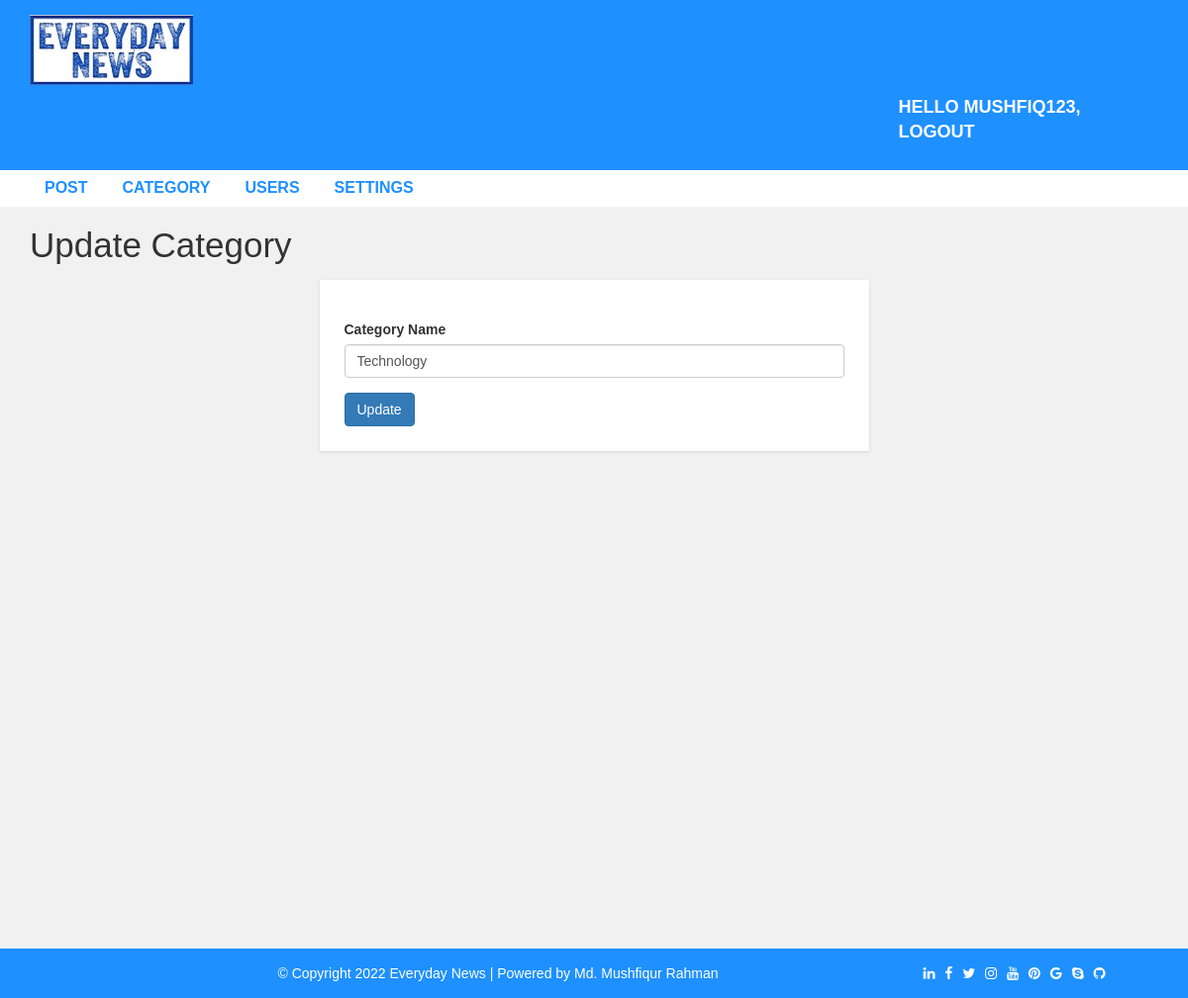
The app's page /admin/update-category.php?id=16 (signed in) with its own data.
### tables this page shows
CREATE TABLE `settings` (
  `websitename` varchar(60) NOT NULL,
  `logo` varchar(60) NOT NULL,
  `footerdesc` varchar(255) NOT NULL
);

CREATE TABLE `category` (
  `category_id` int(11) NOT NULL,
  `category_name` varchar(100) NOT NULL,
  `post` int(11) NOT NULL DEFAULT 0
);

### admin/update-category.php (the view, shortened to what this page needs)
<?php include "header.php";
?>
  <div id="admin-content">
      <div class="container">
          <div class="row">
              <div class="col-md-12">
                  <h1 class="admin-heading"> Update Category</h1>
              </div>
              <div class="col-md-offset-3 col-md-6">
              <?php
              include 'config.php';
              $category_id = $_GET['id'];
              $sql = "SELECT * FROM category WHERE category_id = {$category_id}";
              $result = mysqli_query($conn, $sql) or die("Connection Failed");
              if (mysqli_num_rows($result) > 0) {
                while ($row = mysqli_fetch_assoc($result)) {
               ?>
                  <form action="<?php $_SERVER['PHP_SELF'];?>" method ="POST">
                      <div class="form-group">
                          <label>Category Name</label>
                          <input type="text" name="cat_name" class="form-control" value="<?php echo $row['category_name']; ?>"  placeholder="" required>
                      </div>
                      <input type="submit" name="submit" class="btn btn-primary" value="Update" required />
                  </form>
                <?php
              }
                }
                 ?>
                </div>
              </div>
            </div>
          </div>
<?php include "footer.php"; ?>

### admin/header.php (shortened to what this page needs)
<!DOCTYPE html>
<html lang="en">
<head>
  <link rel="stylesheet" href="../css/bootstrap.min.css" />
  <link rel="stylesheet" href="../css/font-awesome.css">
  <link rel="stylesheet" href="../css/style.css">
</head>
<body>
  <div id="header-admin">
    <div class="container">
      <div class="row">
        <div class="col-md-2">
          <?php
          include "config.php";
          $sql = "SELECT * FROM settings";
          $result = mysqli_query($conn, $sql) or die("Query Failed.");
          if(mysqli_num_rows($result) > 0){
            while($row = mysqli_fetch_assoc($result)) {
              if ($row['logo'] == "") {
                echo '<a href="index.php"><h1>' . $row['websitename'].'</h1></a>';
              }else{
                echo '<a href="post.php"><img class="logo" src="images/'.$row['logo'].'"></a>';
              }
            }
          }
          ?>
        </div>
        <div class="col-md-offset-9  col-md-3">
          <a href="logout.php" class="admin-logout" >Hello <?php echo $_SESSION['username'] . ", "; ?>logout</a>
        </div>
      </div>
    </div>
  </div>
  <div id="admin-menubar">
    <div class="container">
      <div class="row">
        <div class="col-md-12">
          <ul class="admin-menu">
            <li>
              <a href="post.php">Post</a>
            </li>
            <?php
            if ($_SESSION['user_role'] == '1') {
              ?>
              <li>
                <a href="category.php">Category</a>
              </li>
              <li>
                <a href="users.php">Users</a>
              </li>
              <li>
                <a href="settings.php">Settings</a>
              </li>
            <?php } ?>
          </ul>
        </div>
      </div>
    </div>
  </div>

### admin/footer.php
<div id ="footer">
    <div class="container">
        <div class="row">
            <div class="col-md-12">
                <?php
                  include "config.php";
                  $sql = "SELECT * FROM settings";
                  $result = mysqli_query($conn, $sql) or die("Query Failed.");
                  if(mysqli_num_rows($result) > 0){
                    while($row = mysqli_fetch_assoc($result)) {
                ?>
                 <span style="margin: 0px 200px;"><?php echo $row['footerdesc'] ?></span>
                <span>
                    <a href="#" style="margin: 0px 3px;" class="fa fa-linkedin"></a>
                    <a href="#" style="margin: 0px 3px;" class="fa fa-facebook"></a>
                    <a href="#" style="margin: 0px 3px;" class="fa fa-twitter"></a>
                    <a href="#" style="margin: 0px 3px;" class="fa fa-instagram"></a>
                    <a href="#" style="margin: 0px 3px;" class="fa fa-youtube"></a>
                    <a href="#" style="margin: 0px 3px;" class="fa fa-pinterest"></a>
                    <a href="#" style="margin: 0px 3px;" class="fa fa-google"></a>
                    <a href="#" style="margin: 0px 3px;" class="fa fa-skype"></a>
                    <a href="#" style="margin: 0px 3px;" class="fa fa-github"></a>
                </span>
                <?php
                    }
                }
                 ?>
            </div>
        </div>
    </div>
</div>
</body>
</html>

### css/style.css (style rules this page uses)
body { background: #f1f1f1; font-family: sans-serif,arial,Helvetica; }
a, a:hover, a:focus { text-decoration: none; outline: none; }
ul { margin:0; padding:0; list-style:none; }
img.logo { width: 100%; height: auto; display: block; }
#header-admin { background-color: #1E90FF; padding: 15px 0; }
#header-admin .admin-logout { margin: 10px 0; color: #fff; font-size: 18px; font-weight: 600; text-transform: uppercase; display: inline-block; }
#admin-menubar { background-color: #fff; }
#admin-menubar .admin-menu { font-size: 0; }
#admin-menubar .admin-menu li { display: inline-block; margin: 0 5px 0 0; }
#admin-menubar .admin-menu li a { color: #1E90FF; font-size: 16px; font-weight: 600; text-transform: uppercase; padding: 7px 15px; display: block; transition: all 0.3s; }
#admin-content { padding: 20px 0; min-height: 750px; }
#admin-content .admin-heading { font-size: 35px; margin: 0 0 15px; }
form { background: #fff; padding: 25px; box-shadow:0 1px 3px rgba(0, 0, 0, 0.13); }
#footer { color: #fff; padding:15px 0; text-align:center; background-color:#1e90ff; }
#footer a { color:#fff; }

### records on screen
settings: logo (picture), footerdesc "© Copyright 2022 Everyday News | Powered by Md. Mushfiqur Rahman"
category: cat_name "Technology"

### other values on screen
$_SESSION['username'] "MUSHFIQ123"
